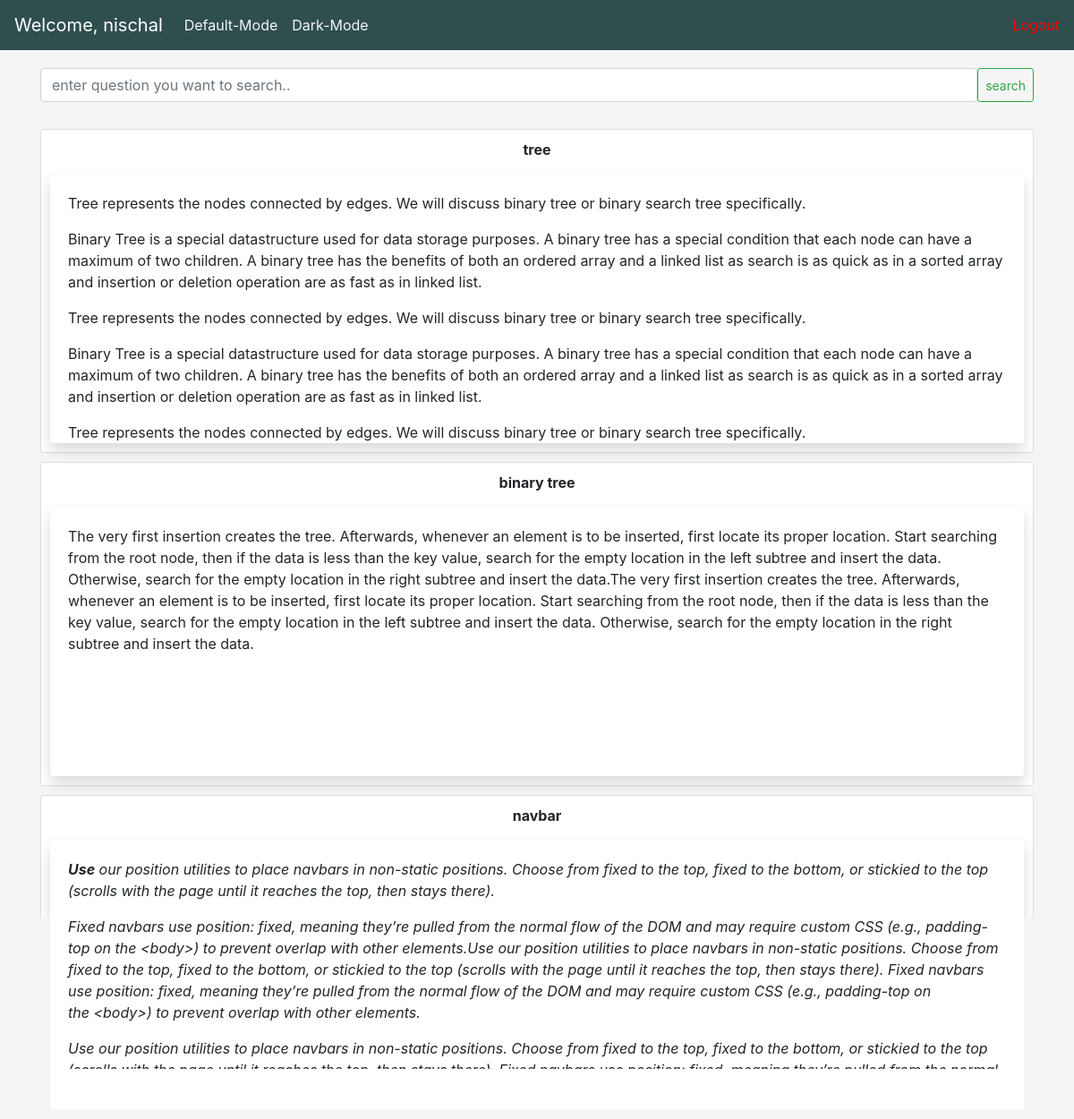
Screenshot of /products/ (signed in) with the database file from the repository.
### users/models.py (models this page shows, shortened)
class CustomUser(AbstractBaseUser, PermissionsMixin):
    email             = models.EmailField(verbose_name="email", max_length=60, unique=True)
    username          = models.CharField(max_length=200)
    date_joined       = models.DateTimeField(verbose_name="date joined", auto_now_add=True)
    last_login        = models.DateTimeField(verbose_name="last login", auto_now_add=True)
    is_admin          = models.BooleanField(default=False)
    is_active         = models.BooleanField(default=True)
    is_staff          = models.BooleanField(default=False)
    is_superuser      = models.BooleanField(default=False)
    USERNAME_FIELD = 'email'
    REQUIRED_FIELDS = ['username']
    objects = CustomUserManager()

### products/models.py (models this page shows, shortened)
class BlogPost(models.Model):
    author = models.ForeignKey(Author, on_delete=models.CASCADE)
    title = models.CharField(max_length=200, null=False, blank=False)
    body = RichTextField()

### products/views.py (the view)
# urls.py: path('', views.dashboard, name="dashboard"),
@login_required(login_url='/')
def dashboard(request):
    posts = BlogPost.objects.all()
    context = {'posts': posts}
    return render(request, 'products/dashboard.html', context)

### products/templates/products/dashboard.html (shortened to what this page needs)
{% load static %}
<!DOCTYPE html>
<html lang="en">
<head>
    <link rel="stylesheet" href="https://stackpath.bootstrapcdn.com/bootstrap/4.5.2/css/bootstrap.min.css">
    <link rel="stylesheet" href="{% static 'css/dark.css' %}" id="typehref" type="text/css">
</head>
<body>
    <nav class="navbar navbar-expand-lg navbar-light" id="navnischal">
        <a class="navbar-brand" style="color: white" href="#">Welcome, {{request.user.username}} </a>
        <div class="collapse navbar-collapse" id="navbarSupportedContent">
          <ul class="navbar-nav mr-auto">
            <li class="nav-item">
              <a class="nav-link color" href="#" style="color: whitesmoke" data-type="{% static 'css/white.css' %}">Default-Mode</a>
            </li>
            <li class="nav-item">
                <a class="nav-link color" href="#" style="color: whitesmoke" data-type="{% static 'css/dark.css' %}">Dark-Mode</a>
              </li>
           </ul>
          <a href="{% url 'logout' %}" style="float: right;">Logout</a>
        </div>
      </nav>
    <div class="container ">
        <div class="search" style="margin-top: 20px;">
            <form action="{% url 'search' %}" method="POST" style="display: flex;">
                <input type="text" name="search" placeholder="enter question you want to search.." class="form-control">
                <button class="btn btn-sm btn-outline-success" type="submit">search</button>
            </form>
        </div>
        <div class="body" style="margin-top: 30px;">
            {% for post in posts %}
            <div class="card" style="padding: 10px; margin-top: 10px;">
                <p style="text-align: center; font-weight: bold;">{{post.title}}</p>
                <div class="card-body shadow bg-white rounded" style="overflow: auto; height: 300px;">
                    {{post.body|safe}}
                </div>
            </div>
            {% endfor %}
        </div>
    </div>
</body>
</html>

### static/css/dark.css (style rules this page uses)
body { background-color: black; }
#navnischal { background-color: black; }

### static/css/white.css (style rules this page uses)
body { background-color: whitesmoke; }
#navnischal { background-color: darkslategray; }

### products/templates/products/dashboard.html (style rules this page uses)
a:link { color: red; }

### rows the page displays
CustomUser: user.username "nischal"
BlogPost: title "tree", body "Tree represents the nodes connected by edges. We will discuss binary tree or binary search tree specifically. Binary Tree is a special datastructure used for data storage purposes. A binary tree has a special condition that each node can have a maximum of two children. A binary tree has the benefits of both an ordered array and a linked list as search is as quick as in a sorted array and insertion or deletion operation are as fast as in linked list. Tree represents the nodes connected by edges. We will discuss binary tree or binary search tree specifically. Binary Tree is a special datastructure used for data storage purposes. A binary tree has a special condition that each node can have a…"
BlogPost: title "binary tree", body "The very first insertion creates the tree. Afterwards, whenever an element is to be inserted, first locate its proper location. Start searching from the root node, then if the data is less than the key value, search for the empty location in the left subtree and insert the data. Otherwise, search for the empty location in the right subtree and insert the data.The very first insertion creates the tree. Afterwards, whenever an element is to be inserted, first locate its proper location. Start searching from the root node, then if the data is less than the key value, search for the empty location in the left subtree and insert the data. Otherwise, search for the empty location in the right…"
BlogPost: title "navbar", body "Use our position utilities to place navbars in non-static positions. Choose from fixed to the top, fixed to the bottom, or stickied to the top (scrolls with the page until it reaches the top, then stays there). Fixed navbars use position: fixed, meaning they’re pulled from the normal flow of the DOM and may require custom CSS (e.g., padding-top on the <body>) to prevent overlap with other elements.Use our position utilities to place navbars in non-static positions. Choose from fixed to the top, fixed to the bottom, or stickied to the top (scrolls with the page until it reaches the top, then stays there). Fixed navbars use position: fixed, meaning they’re pulled from the normal flow of the…"
